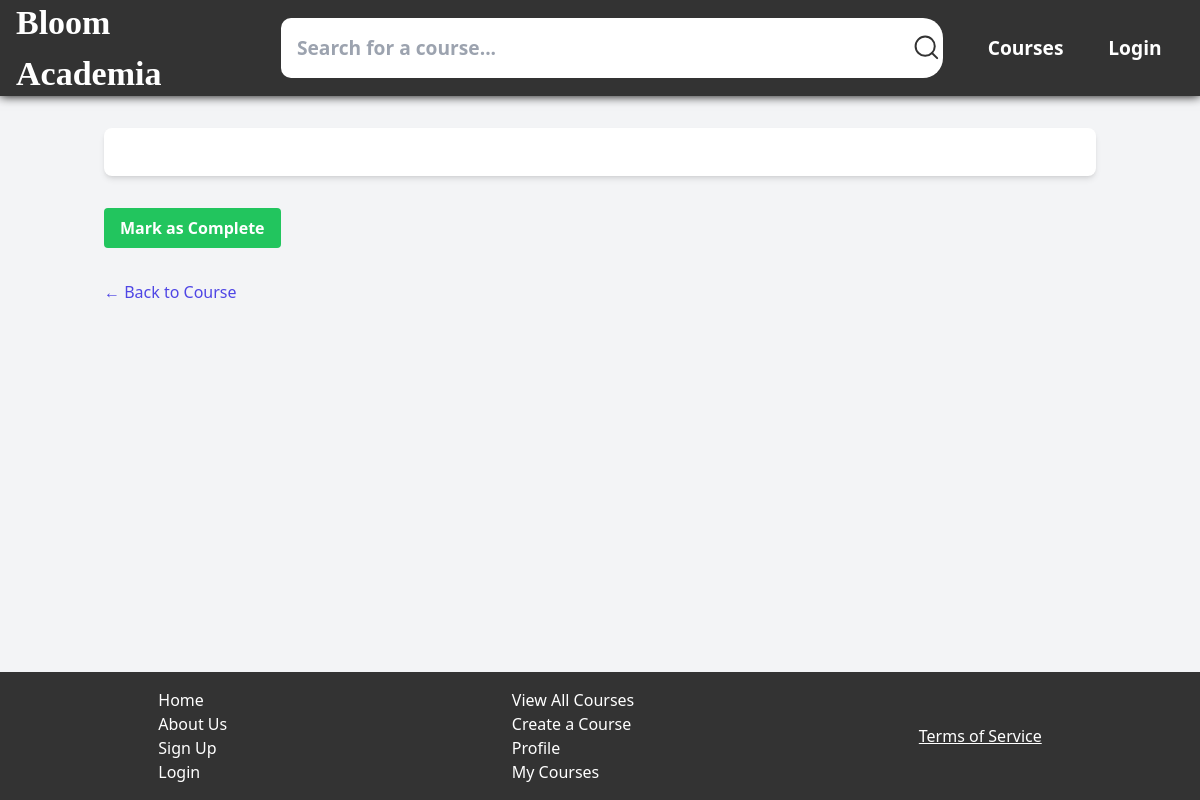
/courses/12/tasks/12 (signed in), run on an earlier commit of the app's database.
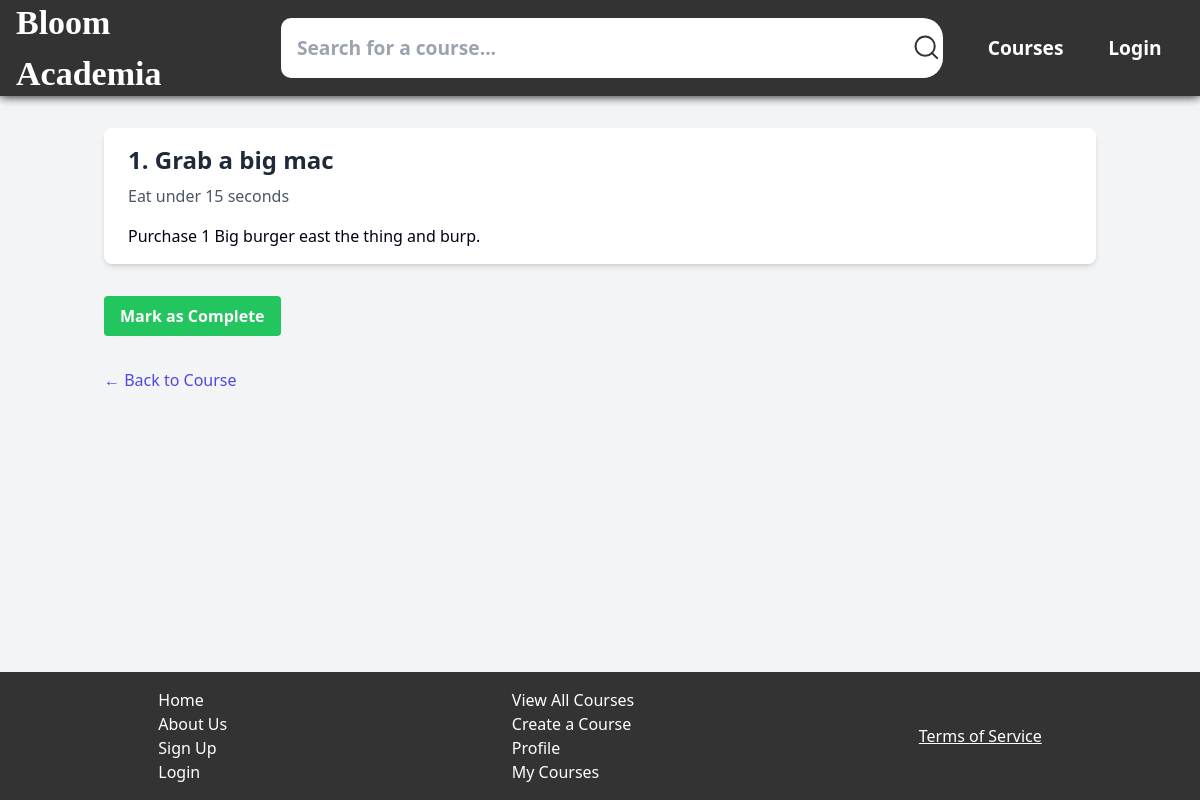
And on a later commit of the database.
### tables this page shows
CREATE TABLE course_tasks (tid INTEGER PRIMARY KEY AUTOINCREMENT, cid INTEGER REFERENCES courses(cid), task_title TEXT, task_description TEXT, task_content TEXT, completed INTEGER);

### app.py (the view)
@app.route('/courses/<int:cid>/tasks/<int:tid>', methods=['GET', 'POST'])
def view_task(cid, tid):
    if not session:
        return redirect(url_for('login'))
    user_id = session['user_id']
    with db.connect(db_path) as conn:
        task = db.get_task(conn, tid)
        course = db.get_course(conn, cid)
        is_completed = db.is_task_completed(conn, user_id, cid, tid)
    if request.method == 'POST':
        db.mark_task_as_complete(conn, user_id, cid, tid)
        return redirect(url_for('view_course', cid=cid))
    return render_template('course-pages/task.html', task=task, course=course, is_completed=is_completed, cid=cid, tid=tid)

### modules/db_functions.py (called while the page is built)
def connect(db_path):
    return sqlite3.connect(db_path)

def get_course(conn, cid):
    c = conn.cursor()
    c.execute("SELECT cname, description, course_image, cid, uid FROM courses WHERE cid = ?", (cid,))
    return c.fetchone()

def get_task(conn, tid):
    c = conn.cursor()
    c.execute("SELECT tid, task_title, task_description, task_content FROM course_tasks WHERE tid = ?", (tid,))
    return c.fetchone()

def is_task_completed(conn, user_id, course_id, task_id):
    c = conn.cursor()
    c.execute("""
    SELECT COUNT(*) FROM completed_tasks
    WHERE user_id = ? AND course_id = ? AND task_id = ?
    """, (user_id, course_id, task_id))
    return c.fetchone()[0] > 0

### templates/course-pages/task.html (shortened to what this page needs)
<!DOCTYPE html>
<html lang="en">
<head>
    <link rel="stylesheet" href="{{ url_for('static', filename='css/style.css') }}">
    <script src="https://cdn.tailwindcss.com"></script>
</head>
<body class="bg-gray-100 font-sans">
    <header>
        <a href="{{ url_for('home') }}"><h1>Bloom Academia</h1></a>
        <nav>
            <form id="search-bar" class="nav-item" method="POST" action="{{ url_for('search_course') }}">
                <input id="search-bar-input" class="text-black" type="text" name="search-bar-input" placeholder="Search for a course...">
                <button id="search-bar-btn" type="submit" name="search-bar-btn">
                </button>
            </form>
            <a class="nav-item" href="{{ url_for('list_courses') }}">Courses</a>
            {% if name %}
                <a class="nav-item" href="{{ url_for('profile') }}">Account</a>
            {% else %}
                <a class="nav-item" href="{{ 'login' }}">Login</a>
            {% endif %}
        </nav>
    </header>
    <main class="container mx-auto px-4 py-8">
        <div class="bg-white shadow-md rounded-lg overflow-hidden">
            <div class="px-6 py-4">
                <h2 class="text-2xl font-bold text-gray-800 mb-2">{{ task[1] }}</h2>
                <p class="text-gray-600 mb-4">{{ task[2] }}</p>
                <div class="prose max-w-none">
                    {{ task[3]|safe }}
                </div>
            </div>
        </div>
        <div class="mt-8">
            {% if is_completed %}
                <p class="text-green-600 font-bold">You have completed this task!</p>
            {% else %}
                <form action="{{ url_for('view_task', cid=cid, tid=tid) }}" method="post">
                    <button type="submit" class="bg-green-500 hover:bg-green-600 text-white font-bold py-2 px-4 rounded">
                        Mark as Complete
                    </button>
                </form>
            {% endif %}
        </div>
        <a href="{{ url_for('view_course', cid=cid) }}" class="inline-block mt-8 text-indigo-600 hover:text-indigo-800">
            &larr; Back to Course
        </a>
    </main>
    <footer class="w-full absolute bottom-0">
        <li id="footer-l1" class="footer-item">
            <a href="{{ url_for('home') }}">Home</a>
            <a href="{{ url_for('about') }}">About Us</a>
            <a href="{{ url_for('register') }}">Sign Up</a>
            <a href="{{ url_for('login') }}">Login</a>
        </li>
        <li id="footer-l2" class="footer-item">
            <a href="#">View All Courses</a>
            <a href="{{ url_for('create_course') }}">Create a Course</a>
            <a href="{{ url_for('profile') }}">Profile</a>
            <a href="{{ url_for('profile') }}">My Courses</a>
        </li>
        <li id="footer-l4" class="footer-item">
            <button id="tos-btn" onclick="showTOS()">Terms of Service</button>
        </li>
    </footer>
</body>
</html>

What changed in the data, as far as the page shows it:
added course_tasks: task_title "1. Grab a big mac", task_description "Eat under 15 seconds", task_content "Purchase 1 Big burger east the thing and burp."
